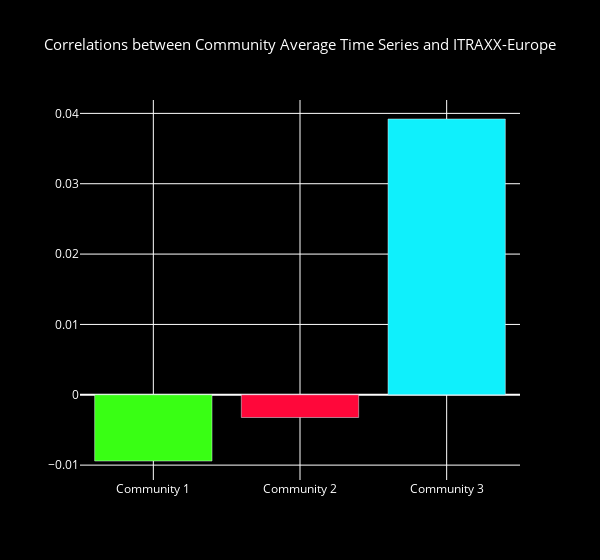

The notebook cell this image was saved under:
### Code cell
#Plot correlations between community average time series and ITRAXX-Europe as a bar chart
# Define a list of neon colors
neon_colors = ['#39FF14', '#FF073A', '#0FF0FC', '#FFFB00', '#FF00FF', '#00FF00', '#00FFFF', '#FF4500']

# Ensure the number of colors matches the number of bars
num_bars = len(df_community_returns_average_filtered.columns)
colors = (neon_colors * (num_bars // len(neon_colors) + 1))[:num_bars]

# Plot correlations between community average time series and ITRAXX-Europe as a bar chart
fig = go.Figure(data=[go.Bar(x=df_community_returns_average_filtered.columns, y=correlations, marker_color=colors)])
fig.update_layout(
    title={
        'text': 'Correlations between Community Average Time Series and ITRAXX-Europe',
        'font': {
            'size': 15  # Adjust the font size of the title
        },
        'x': 0.5,  # Center the title
        'xanchor': 'center'
    },
    plot_bgcolor='black',  # Set the plot background color to black
    paper_bgcolor='black',  # Set the paper background color to black
    font=dict(color='white'),  # Set the font color to white
    xaxis=dict(
        gridcolor='white'  # Set the x-axis gridline color to white
    ),
    yaxis=dict(
        gridcolor='white'  # Set the y-axis gridline color to white
    ),
    width=600,
)
fig.show()

### Figure 1 — Plotly figure (JSON) as saved in the notebook; plotly's stock layout.template omitted (floating-point values rounded to 4 significant figures)
{"data": [{"marker": {"color": ["#39FF14", "#FF073A", "#0FF0FC"]}, "type": "bar", "x": ["Community 1", "Community 2", "Community 3"], "y": [-0.009414, -0.003232, 0.0392]}], "layout": {"font": {"color": "white"}, "paper_bgcolor": "black", "plot_bgcolor": "black", "title": {"font": {"size": 15}, "text": "Correlations between Community Average Time Series and ITRAXX-Europe", "x": 0.5, "xanchor": "center"}, "width": 600, "xaxis": {"gridcolor": "white"}, "yaxis": {"gridcolor": "white"}}}
